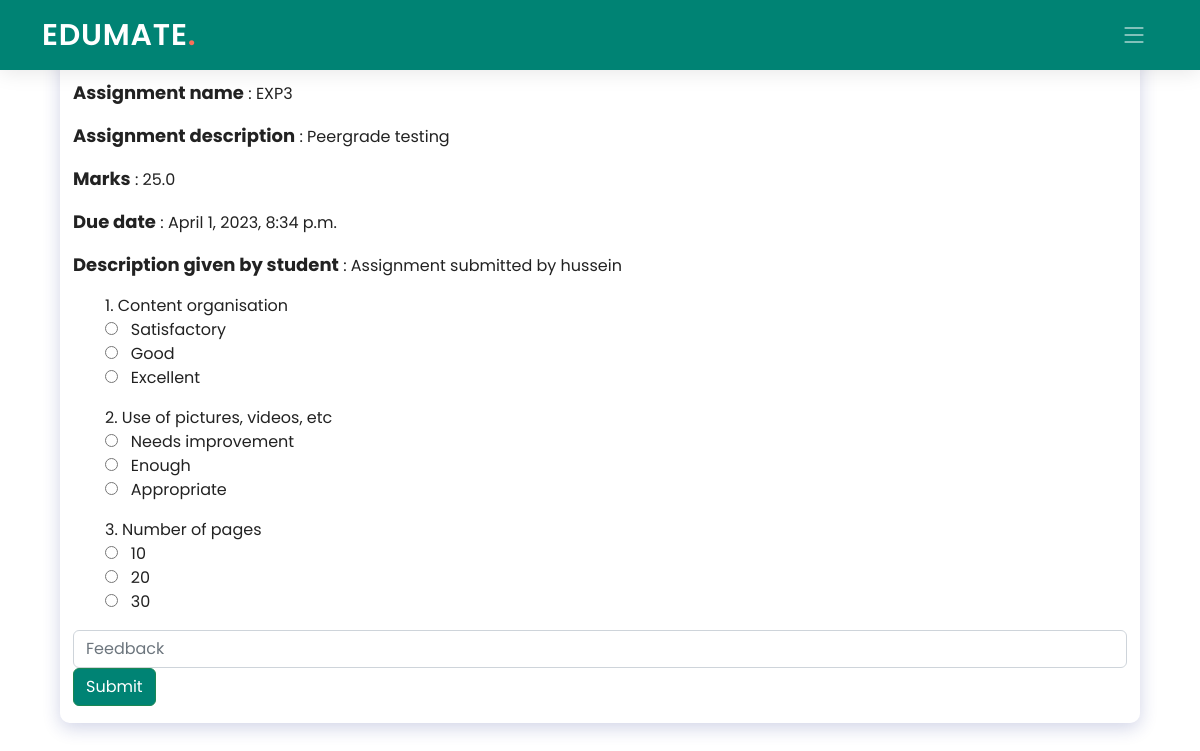
/student/1/classroom/PPJ8YI/assignment/7/peergrade/4/, run on the app's committed database.
### Teacher/models.py (models this page shows, shortened)
class Assignments(models.Model):
    assignment_id = models.AutoField(primary_key=True)
    assignment_name = models.CharField(max_length=40)
    assignment_description = models.CharField(max_length=100)
    class_code = models.ForeignKey(ClassTeachers, on_delete=models.CASCADE, blank=True, null=True)
    max_marks = models.FloatField(default=25)
    peer_grade = models.BooleanField(default=False)
    duedate =  models.DateTimeField(default=timezone.now)
    class Meta:
        db_table = "Assignments"

### Student/models.py (models this page shows, shortened)
class SubmittedAssignments(models.Model):
    assign_id = models.AutoField(primary_key=True)
    assign_desc = models.CharField(max_length=100)
    assign_file = models.FileField(upload_to='Student/static/upload/')
    assignment_id = models.ForeignKey("Teacher.Assignments", on_delete=models.CASCADE, blank=True, null=True)
    stud_id = models.ForeignKey("Edumate_app.Students", on_delete=models.CASCADE, blank=True, null=True)
    marks = models.FloatField(default=None, null=True)
    sub_date = models.DateTimeField(default=timezone.now)
    class Meta:
        db_table = "SubAssigns"

### Student/views.py (the view, shortened to what this page needs)
# urls.py: path('classroom/<pk2>/assignment/<pk3>/peergrade/<pk4>/', views.grad, name='grad'),
def grad(request, pk, pk2, pk3, pk4):
    pet=Peergrade.objects.get(class_code=pk2, assignment_id=pk3)
    pe=PeerAssigns.objects.get(peergrade_id=pet.peergrade_id, stud_id=pk, assigned_stud_id=pk4)
    questions=pet.questions.split("*")
    final_options=[]
    final_options.append(pet.opt1.split("*"))
    final_options.append(pet.opt2.split("*"))
    final_options.append(pet.opt3.split("*"))
    submitted=SubmittedAssignments.objects.get(assignment_id=pk3, stud_id=pk4)
    assignment=Assignments.objects.get(assignment_id=pk3)
    pe_assigned=[]
    return render(request, 'Student/grad.html', {'pk': pk, 'pk2': pk2, 'pk3': pk3, 'pk4': pk4, 'ques_and_ans': zip(questions, final_options), 'submitted': submitted, 'assignment': assignment, 'pe': pe_assigned})

### Student/templates/Student/grad.html (shortened to what this page needs)
{% extends './base_student.html' %}
{% load static %}
{% block styles %}
<link href="{% static 'Student/assets/css/assignment.css' %}" rel="stylesheet">
{% endblock styles %}
{% block navbar %}
<header id="header" class="header d-flex align-items-center">
    <div class="container-fluid container-xl d-flex align-items-center justify-content-between">
      <a href="#" class="logo d-flex align-items-center">
        <h1>EDUMATE<span>.</span></h1>
      </a>
      <i class="mobile-nav-toggle mobile-nav-show bi bi-list"></i>
    </div>
  </header>
  {% endblock navbar %}
{% block content %}
  <div class="container">
    <div class="row" style="display: flex;
    flex-direction: row;
    flex-wrap: wrap;
    justify-content: space-evenly;
    height: 80vh;
    align-items: center;">
    <div class="main-content" style="background: rgba( 255, 255, 255, 0.25 );
      box-shadow: 0 5px 18px 0 rgba(26, 38, 135, 0.20 );
      backdrop-filter: blur( 4px );
      -webkit-backdrop-filter: blur( 4px );
      border-radius: 10px;
      border: 1px solid rgba( 255, 255, 255, 0.18 ); width: 90vw">
        <div>
          <p style="padding-top: 30px"><b>Assignment name</b> : {{ assignment.assignment_name }}</p>
          <p><b>Assignment description</b> : {{ assignment.assignment_description }}</p>
          <p><b>Marks</b> : {{ assignment.max_marks }}</p>
          <p><b>Due date</b> : {{ assignment.duedate }}</p>
          <p><b>Description given by student</b> : {{ submitted.assign_desc }}</p>
        </div>
        <div>
            <form method="post">
                {% for i, j in ques_and_ans %}
                <ul style="list-style: none">
                    {{ forloop.counter }}. {{ i }}
                    {% for k in j %}
                    <li><input type="radio" name={{ forloop.parentloop.counter }} required value="{{ forloop.counter }}"/> &nbsp; {{ k }}</li>
                    {% endfor %}
                </ul>
                {% endfor %}
                <input type="text" name="feedback" placeholder="Feedback" required class="form-control" />
                <button class="btn btn-success" type="submit">Submit</button>
            </form>
          </div>
      </div>
    </div>
  </div>
{% endblock content %}

### Edumate_app/static/Edumate_app/assets/css/index.css (style rules this page uses)
:root { --font-default: "Open Sans", system-ui, -apple-system, "Segoe UI", Roboto, "Helvetica Neue", Arial, "Noto Sans", "Liberation Sans", sans-serif, "Apple Color Emoji", "Segoe UI Emoji", "Segoe UI Symbol", "Noto Color Emoji"; --font-primary: "Poppins", sans-serif; --font-secondary: "Poppins", sans-serif; }
:root { --color-default: #222222; --color-primary: #008374; --color-secondary: #f85a40; }
:root { scroll-behavior: smooth; }
body { font-family: var(--font-primary); color: var(--color-default); }
a { color: var(--color-primary); text-decoration: none; }
h1, h2, h3, h4, h5, h6 { font-family: var(--font-primary); }
.header { z-index: 997; height: 90px; background-color: var(--color-primary); }
.header.sticked { position: fixed; top: 0; right: 0; left: 0; height: 70px; box-shadow: 0px 2px 20px rgba(0, 0, 0, 0.1); }
.header .logo h1 { font-size: 30px; margin: 0; font-weight: 600; letter-spacing: 0.8px; color: #fff; font-family: var(--font-primary); }
.header .logo h1 span { color: #f96f59; }
@media (max-width: 1279px) { .mobile-nav-show { color: rgba(255, 255, 255, 0.6); font-size: 28px; cursor: pointer; line-height: 0; transition: 0.5s; z-index: 9999; margin-right: 10px; } }

### Student/templates/Student/grad.html (style rules this page uses)
.btn-success, .btn-success:active, .btn-success:visited { background-color: #008374 !important; }
b { font-size: 18px; }
@media screen and (min-width: 801px) { .main-content { width: 30vw; } }

### data on the page
Assignments: assignment_name "EXP3", assignment_description "Peergrade testing", max_marks "25.0", duedate "April 1, 2023, 8:34 p.m."
SubmittedAssignments: assign_desc "Assignment submitted by hussein"

### other printed values
{{ i }} "Content organisation" "Use of pictures, videos, etc" "Number of pages"
{{ k }} "Satisfactory" "Good" "Excellent" "Needs improvement" "Enough" "Appropriate" "10" "20" "30"
